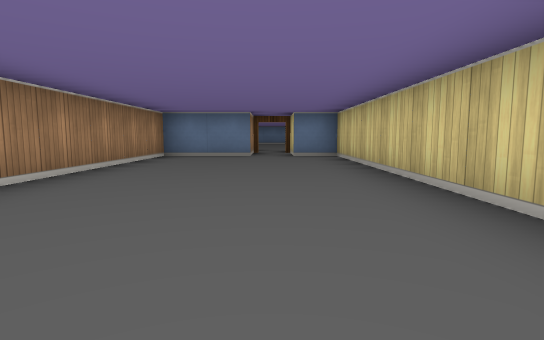
View 1 (above)

19 first-person views from a walk through a cub3D maze. The camera is about half as high as the walls, tilts 6° down and sees 80° across. The floor is counted in squares. Each view is taken from the middle of a square. On the plan, view 1 faces up. The plan holds only what a view shows up to about 9 squares ahead; the rest is blank.

View 2
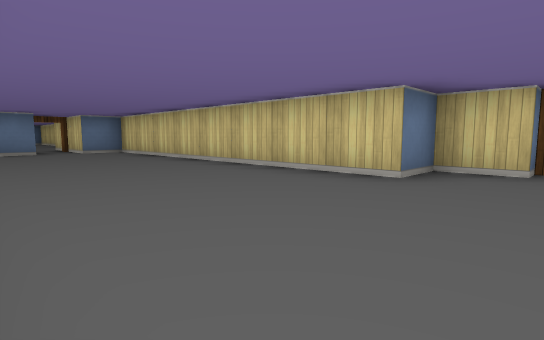

View 3
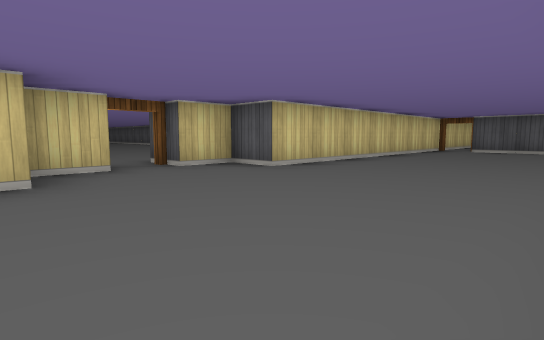

View 4
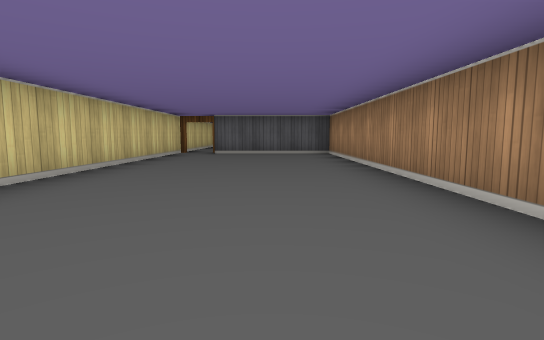

View 5
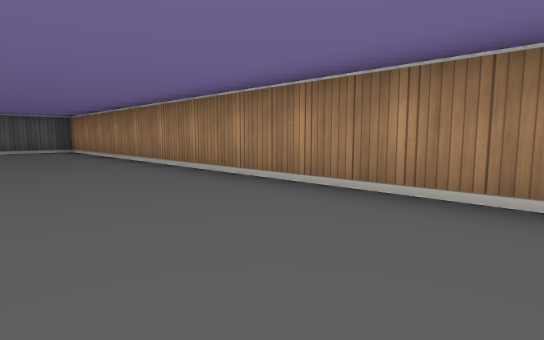

View 6
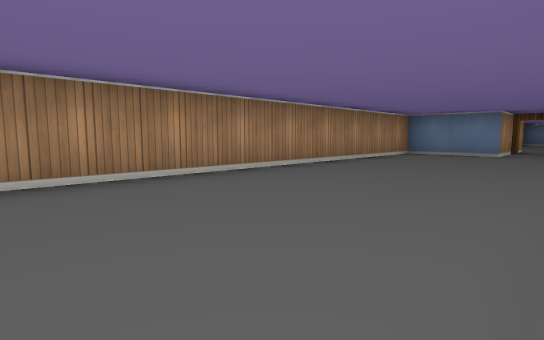

View 7
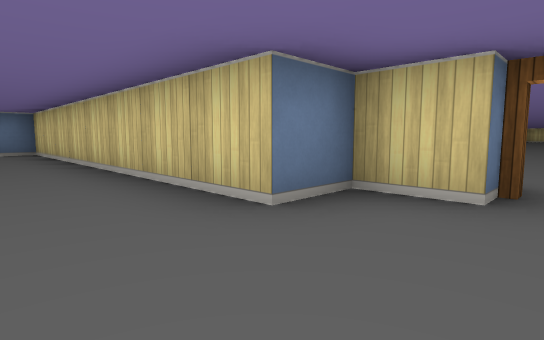

View 8
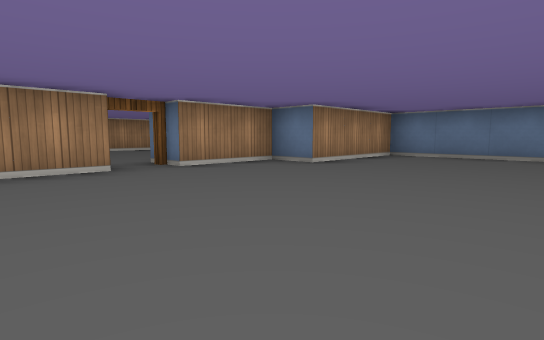

View 9
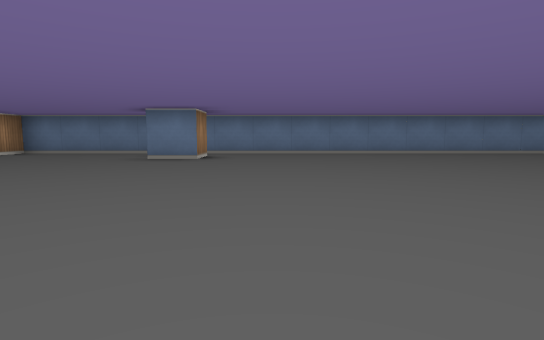

View 10
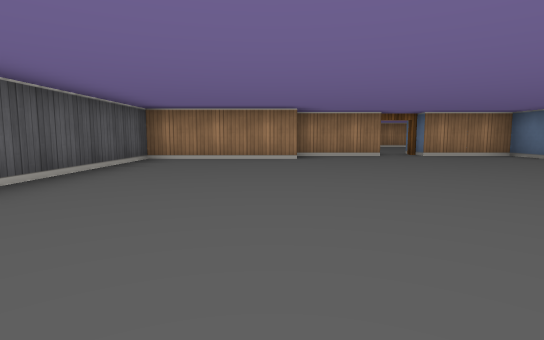

View 11
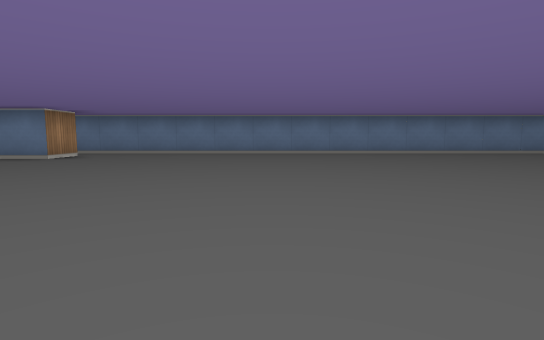

View 12
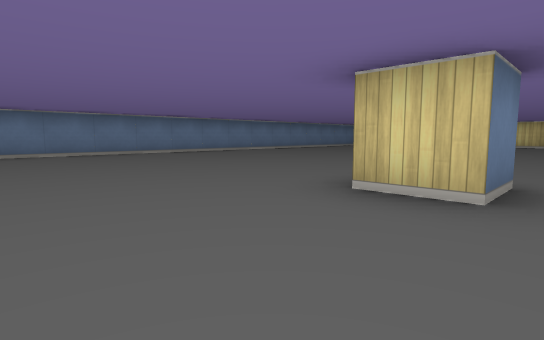

View 13
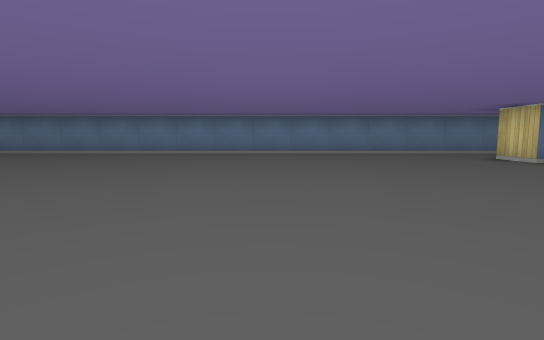

View 14
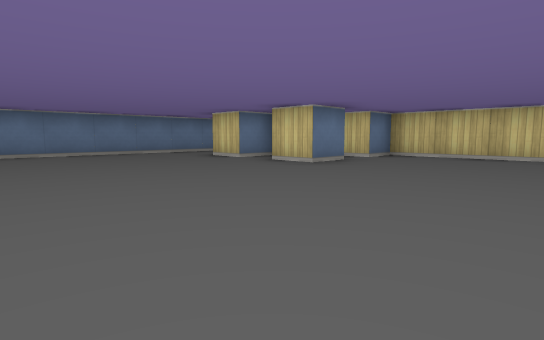

View 15
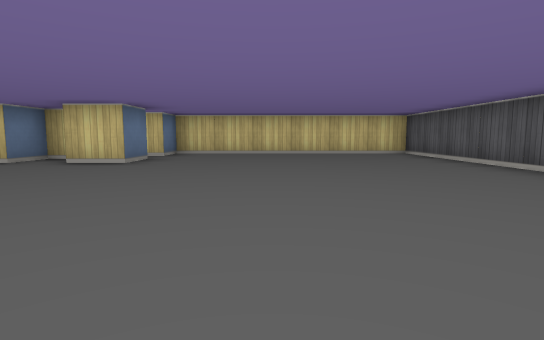

View 16
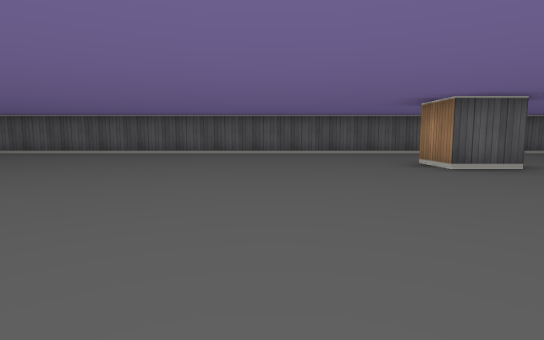

View 17
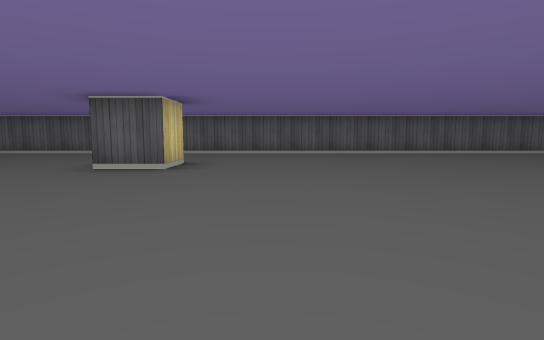

View 18
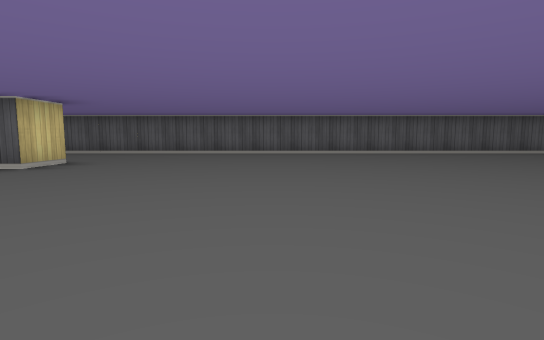

View 19
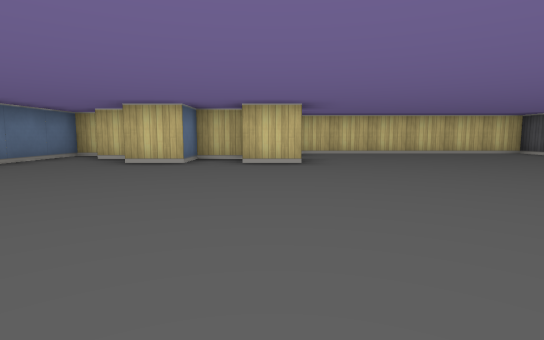

### Floor plan
Points are (right, up) in squares from view 1. A wall is a line through its corners. A room is listed if a view was taken in it or the views show most of it. See-through windows are left out.
Room 1 (views 1, 2, 3, 4, 5, 6, 7)
walls: (2.5, -1.5) (2.5, -0.5) (1.5, -0.5) (1.5, 7.5) (0.5, 7.5) (0.5, 8.6); (-0.5, 8.9) (-0.5, 7.5) (-2.5, 7.5) (-2.5, -10.5) (0.5, -10.5); (1.5, -11.1) (1.5, -3.5) (2.5, -3.5) (2.5, -2.5)
ways out: open door at (3, -2) to room 2; open door at (0, 9); open door at (1, -11)
Room 2 (views 8, 9, 10, 11, 12, 13, 14, 15, 16, 17, 18, 19)
walls: (19.5, -3.5) (20.5, -3.5) (20.5, -4.5) (19.5, -4.5) (19.5, -3.5); (9.5, 2.5) (9.5, 1.5) (8.5, 1.5); (30.5, -0.5) (30.5, 0.5) (29.5, 0.5) (29.5, 1.5); (30.6, -1.5) (29.5, -1.5) (29.5, -0.5); (30.5, 1.9) (30.5, 2.5); (4.5, -4.5) (4.5, -7.5) (32.5, -7.5) (32.5, -1.5) (31.5, -1.5); (31.5, 3) (31.5, 3.5) (4.5, 3.5) (4.5, 0.5) (3.5, 0.5) (3.5, -1.5); (3.5, -2.5) (3.5, -4.5)
ways out: open door at (3, -2) to room 1

Positions as (right, up) in squares from view 1, and headings:
1: (0, 0), facing up
2: (-2, -2), facing up-right
3: (-2, 0), facing down-right
4: (-1, -2), facing down
5: (0, 0), facing down-left
6: (1, -1), facing up-left
7: (0, -2), facing up-right
8: (8, -4), facing up-left
9: (11, -5), facing up
10: (11, -5), facing left
11: (14, -5), facing up
12: (17, -5), facing up-right
13: (25, -5), facing up
14: (25, -5), facing up-right
15: (24, -4), facing right
16: (23, 1), facing down
17: (18, 1), facing down
18: (16, 1), facing down
19: (24, -1), facing right
